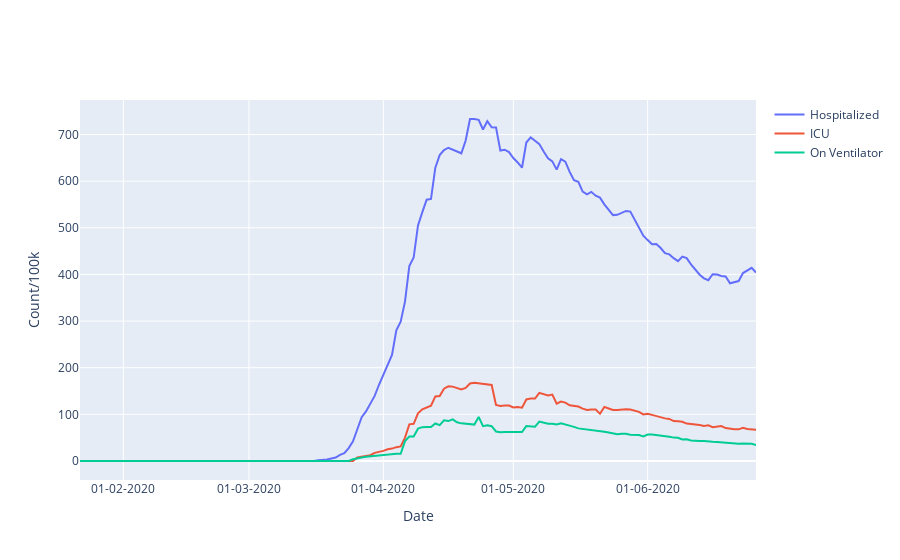
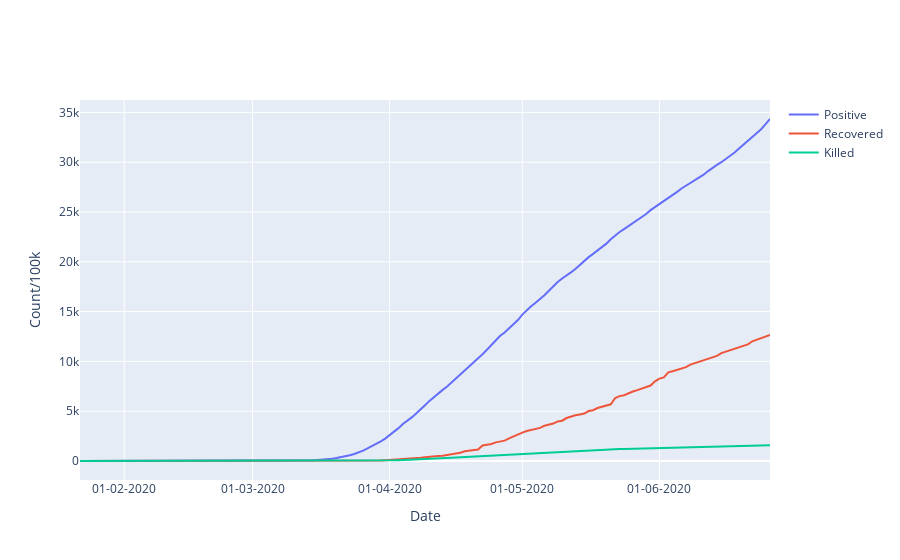

Here is the notebook cell these charts were saved with, in order:
### Code cell
x_dates = timeseries_usa_df['date'].tolist()
y_hospitalized = timeseries_usa_df['hospitalizedCurrently_100k'].tolist()
y_icu = timeseries_usa_df['inIcuCurrently_100k'].tolist()
y_pos = timeseries_usa_df['positive_100k'].tolist()
y_act = timeseries_usa_df['active_100k'].tolist()
y_rec = timeseries_usa_df['recovered_100k'].tolist()
y_death = timeseries_usa_df['death_100k'].tolist()
y_vent = timeseries_usa_df['onVentilatorCurrently_100k'].tolist()
y_beds = timeseries_usa_df['BedsPer100k'].tolist()

hospitalized_trace = go.Scatter(x=x_dates, y=y_hospitalized, name='Hospitalized')
icu_trace = go.Scatter(x=x_dates, y=y_icu, name='ICU')
pos_trace = go.Scatter(x=x_dates, y=y_pos, name='Positive')
act_trace = go.Scatter(x=x_dates, y=y_act, name='Active')
rec_trace = go.Scatter(x=x_dates, y=y_rec, name='Recovered')
death_trace = go.Scatter(x=x_dates, y=y_death, name='Killed')
vent_trace = go.Scatter(x=x_dates, y=y_vent, name='On Ventilator')
beds_trace = go.Scatter(x=x_dates, y=y_beds, name='Beds')

layout = go.Layout(xaxis_title='Date', yaxis_title='Count/100k', title_x=0.5, xaxis_tickformat = '%d-%m-%Y')
fig = make_subplots(rows=1, cols=2)
fig = go.Figure([hospitalized_trace, icu_trace, vent_trace], layout=layout)
fig.show()
fig = go.Figure([pos_trace, rec_trace, death_trace], layout=layout)
fig.show()

### Figure 1 — Plotly figure (JSON) as saved in the notebook; plotly's stock layout.template omitted (floating-point values rounded to 4 significant figures; data arrays with more than 128 entries replaced by an {"elided": "..."} marker saying what was removed)
{"data": [{"name": "Hospitalized", "type": "scatter", "x": {"elided": "157 str values"}, "y": {"elided": "157 float values"}}, {"name": "ICU", "type": "scatter", "x": {"elided": "157 str values"}, "y": {"elided": "157 float values"}}, {"name": "On Ventilator", "type": "scatter", "x": {"elided": "157 str values"}, "y": {"elided": "157 float values"}}], "layout": {"title": {"x": 0.5}, "xaxis": {"tickformat": "%d-%m-%Y", "title": {"text": "Date"}}, "yaxis": {"title": {"text": "Count/100k"}}}}

### Figure 2 — Plotly figure (JSON) as saved in the notebook; plotly's stock layout.template omitted (floating-point values rounded to 4 significant figures; data arrays with more than 128 entries replaced by an {"elided": "..."} marker saying what was removed)
{"data": [{"name": "Positive", "type": "scatter", "x": {"elided": "157 str values"}, "y": {"elided": "157 float values"}}, {"name": "Recovered", "type": "scatter", "x": {"elided": "157 str values"}, "y": {"elided": "157 float values"}}, {"name": "Killed", "type": "scatter", "x": {"elided": "157 str values"}, "y": {"elided": "157 float values"}}], "layout": {"title": {"x": 0.5}, "xaxis": {"tickformat": "%d-%m-%Y", "title": {"text": "Date"}}, "yaxis": {"title": {"text": "Count/100k"}}}}
